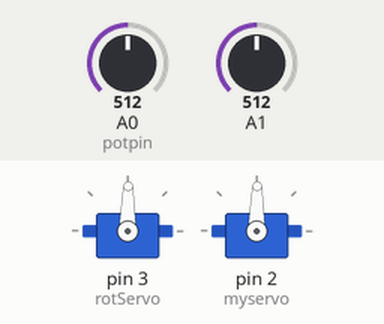
A sketch run on a simulated Arduino Uno, built with avr-gcc and run on an emulated ATmega328P. Parts: 2 × servo. The test bench sets the inputs (shaded band); at power-on: A1 = 512, A0 (potpin) = 512.

Above: at 1.2 s.
1.3 s: A1 set to 707
At 2.6 s:
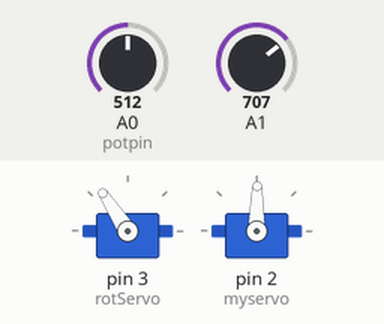
4.3 s: A1 set to 715
7.3 s: A0 (potpin) set to 716
At 9.9 s:
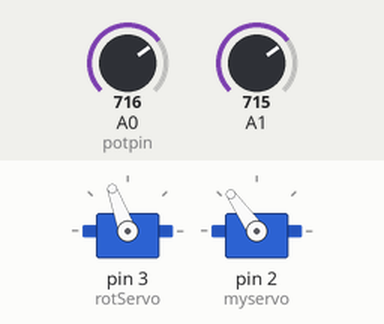
10.3 s: A0 (potpin) set to 900
At 11.6 s:
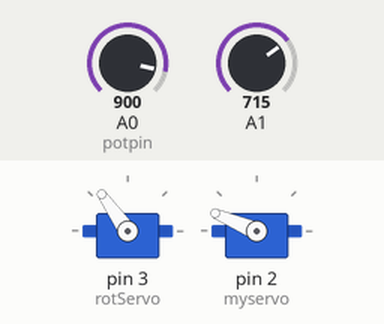
13.3 s: A0 (potpin) set to 1023
At 14.0 s:
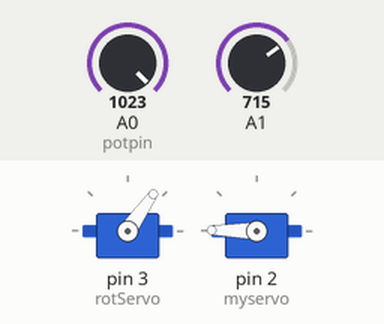
16.3 s: A1 set to 900
Timing chart, 0 to 18.8 s (numbered marks = the images above; inputs shaded):
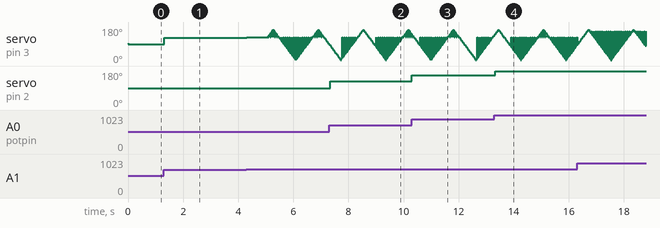

Measured:
- after the input at 1.3 s, servo on pin 3 (rotServo): 89° → 123° at once
- after the input at 7.3 s, servo on pin 2 (myservo): 89° → 125° at once
- after the input at 10.3 s, servo on pin 2 (myservo): 125° → 157° at once
- after the input at 13.3 s, servo on pin 2 (myservo): 157° → 179° at once

The sketch:

Knob.ino
```cpp
// Controlling a servo position using a potentiometer (variable resistor)
// by Michal Rinott <http://people.interaction-ivrea.it/m.rinott>

#include <Servo.h>

Servo myservo;  // create servo object to control a servo
Servo rotServo;
int potpin = 0;  // analog pin used to connect the potentiometer
int val;    // variable to read the value from the analog pin
int val1;
int direction = 5;
int pos =90;
void setup()
{
  rotServo.attach(3);
  myservo.attach(2);  // attaches the servo on pin 9 to the servo object
}

void loop()
{
     pos=pos+direction;
     if (pos>160)
     {
       direction = -5;
     }
     if (pos<10)
     {
       direction =5;
     }
     // in steps of 1 degree
    rotServo.write(pos);              // tell servo to go to position in variable 'pos'
    delay(10);                       // waits 15ms for the servo to reach the position
  val = analogRead(potpin);            // reads the value of the potentiometer (value between 0 and 1023)

  val = map(val, 0, 1023, 0, 179);     // scale it to use it with the servo (value between 0 and 180)
  myservo.write(val);                  // sets the servo position according to the scaled value
  val1 = analogRead(1);
  val1 = map(val1, 0, 1023, 0, 179);     // scale it to use it with the servo (value between 0 and 180)
  rotServo.write(val1);
  delay(15);    // waits for the servo to get there
}
```
